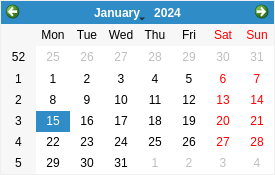
<?xml version="1.0" encoding="UTF-8"?>
<ui version="4.0">
 <class>Calendar</class>
 <widget class="QWidget" name="Calendar">
  <property name="geometry">
   <rect>
    <x>0</x>
    <y>0</y>
    <width>275</width>
    <height>175</height>
   </rect>
  </property>
  <property name="windowTitle">
   <string>Form</string>
  </property>
  <layout class="QVBoxLayout" name="verticalLayout">
   <property name="leftMargin">
    <number>1</number>
   </property>
   <property name="topMargin">
    <number>1</number>
   </property>
   <property name="rightMargin">
    <number>1</number>
   </property>
   <property name="bottomMargin">
    <number>1</number>
   </property>
   <item>
    <widget class="QCalendarWidget" name="calendarWidget"/>
   </item>
  </layout>
 </widget>
 <resources/>
 <connections/>
</ui>
